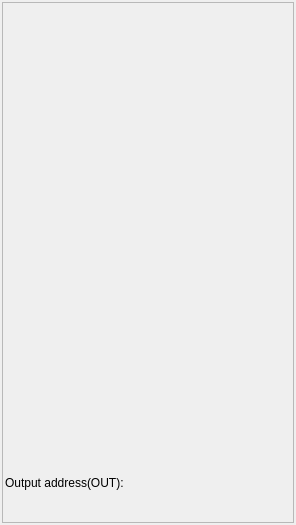
<?xml version="1.0" encoding="UTF-8"?>
<ui version="4.0">
 <class>Form</class>
 <widget class="QWidget" name="Form">
  <property name="geometry">
   <rect>
    <x>0</x>
    <y>0</y>
    <width>296</width>
    <height>525</height>
   </rect>
  </property>
  <property name="windowTitle">
   <string>Form</string>
  </property>
  <layout class="QVBoxLayout" name="verticalLayout_3">
   <property name="spacing">
    <number>0</number>
   </property>
   <property name="leftMargin">
    <number>2</number>
   </property>
   <property name="topMargin">
    <number>2</number>
   </property>
   <property name="rightMargin">
    <number>2</number>
   </property>
   <property name="bottomMargin">
    <number>2</number>
   </property>
   <item>
    <widget class="QFrame" name="frame">
     <property name="frameShape">
      <enum>QFrame::StyledPanel</enum>
     </property>
     <property name="frameShadow">
      <enum>QFrame::Raised</enum>
     </property>
     <layout class="QVBoxLayout" name="verticalLayout_2">
      <property name="spacing">
       <number>0</number>
      </property>
      <property name="leftMargin">
       <number>2</number>
      </property>
      <property name="topMargin">
       <number>2</number>
      </property>
      <property name="rightMargin">
       <number>2</number>
      </property>
      <property name="bottomMargin">
       <number>2</number>
      </property>
      <item>
       <layout class="QVBoxLayout" name="verticalLayout" stretch="19,1,1">
        <property name="spacing">
         <number>0</number>
        </property>
        <item>
         <widget class="QEForm" name="qeform_18">
          <property name="sizePolicy">
           <sizepolicy hsizetype="Preferred" vsizetype="Preferred">
            <horstretch>0</horstretch>
            <verstretch>0</verstretch>
           </sizepolicy>
          </property>
          <property name="uiFile" stdset="0">
           <string>ppmacMrecStatus.ui</string>
          </property>
          <property name="variableSubstitutions" stdset="0">
           <string/>
          </property>
          <property name="handleGuiLaunchRequests">
           <bool>false</bool>
          </property>
          <property name="resizeContents">
           <bool>true</bool>
          </property>
         </widget>
        </item>
        <item>
         <widget class="QLabel" name="label_2">
          <property name="text">
           <string>Output address(OUT):</string>
          </property>
         </widget>
        </item>
        <item>
         <widget class="QELabel" name="qelabel_7">
          <property name="palette">
           <palette>
            <active>
             <colorrole role="WindowText">
              <brush brushstyle="SolidPattern">
               <color alpha="255">
                <red>0</red>
                <green>0</green>
                <blue>0</blue>
               </color>
              </brush>
             </colorrole>
             <colorrole role="Button">
              <brush brushstyle="SolidPattern">
               <color alpha="255">
                <red>224</red>
                <green>220</green>
                <blue>218</blue>
               </color>
              </brush>
             </colorrole>
             <colorrole role="Text">
              <brush brushstyle="SolidPattern">
               <color alpha="255">
                <red>0</red>
                <green>0</green>
                <blue>0</blue>
               </color>
              </brush>
             </colorrole>
             <colorrole role="ButtonText">
              <brush brushstyle="SolidPattern">
               <color alpha="255">
                <red>0</red>
                <green>0</green>
                <blue>0</blue>
               </color>
              </brush>
             </colorrole>
             <colorrole role="Base">
              <brush brushstyle="SolidPattern">
               <color alpha="255">
                <red>224</red>
                <green>220</green>
                <blue>218</blue>
               </color>
              </brush>
             </colorrole>
             <colorrole role="Window">
              <brush brushstyle="SolidPattern">
               <color alpha="255">
                <red>224</red>
                <green>220</green>
                <blue>218</blue>
               </color>
              </brush>
             </colorrole>
             <colorrole role="PlaceholderText">
              <brush brushstyle="NoBrush">
               <color alpha="128">
                <red>0</red>
                <green>0</green>
                <blue>0</blue>
               </color>
              </brush>
             </colorrole>
            </active>
            <inactive>
             <colorrole role="WindowText">
              <brush brushstyle="SolidPattern">
               <color alpha="255">
                <red>0</red>
                <green>0</green>
                <blue>0</blue>
               </color>
              </brush>
             </colorrole>
             <colorrole role="Button">
              <brush brushstyle="SolidPattern">
               <color alpha="255">
                <red>224</red>
                <green>220</green>
                <blue>218</blue>
               </color>
              </brush>
             </colorrole>
             <colorrole role="Text">
              <brush brushstyle="SolidPattern">
               <color alpha="255">
                <red>0</red>
                <green>0</green>
                <blue>0</blue>
               </color>
              </brush>
             </colorrole>
             <colorrole role="ButtonText">
              <brush brushstyle="SolidPattern">
               <color alpha="255">
                <red>0</red>
                <green>0</green>
                <blue>0</blue>
               </color>
              </brush>
             </colorrole>
             <colorrole role="Base">
              <brush brushstyle="SolidPattern">
               <color alpha="255">
                <red>224</red>
                <green>220</green>
                <blue>218</blue>
               </color>
              </brush>
             </colorrole>
             <colorrole role="Window">
              <brush brushstyle="SolidPattern">
               <color alpha="255">
                <red>224</red>
                <green>220</green>
                <blue>218</blue>
               </color>
              </brush>
             </colorrole>
             <colorrole role="PlaceholderText">
              <brush brushstyle="NoBrush">
               <color alpha="128">
                <red>0</red>
                <green>0</green>
                <blue>0</blue>
               </color>
              </brush>
             </colorrole>
            </inactive>
            <disabled>
             <colorrole role="WindowText">
              <brush brushstyle="SolidPattern">
               <color alpha="255">
                <red>0</red>
                <green>0</green>
                <blue>0</blue>
               </color>
              </brush>
             </colorrole>
             <colorrole role="Button">
              <brush brushstyle="SolidPattern">
               <color alpha="255">
                <red>224</red>
                <green>220</green>
                <blue>218</blue>
               </color>
              </brush>
             </colorrole>
             <colorrole role="Text">
              <brush brushstyle="SolidPattern">
               <color alpha="255">
                <red>0</red>
                <green>0</green>
                <blue>0</blue>
               </color>
              </brush>
             </colorrole>
             <colorrole role="ButtonText">
              <brush brushstyle="SolidPattern">
               <color alpha="255">
                <red>0</red>
                <green>0</green>
                <blue>0</blue>
               </color>
              </brush>
             </colorrole>
             <colorrole role="Base">
              <brush brushstyle="SolidPattern">
               <color alpha="255">
                <red>224</red>
                <green>220</green>
                <blue>218</blue>
               </color>
              </brush>
             </colorrole>
             <colorrole role="Window">
              <brush brushstyle="SolidPattern">
               <color alpha="255">
                <red>224</red>
                <green>220</green>
                <blue>218</blue>
               </color>
              </brush>
             </colorrole>
             <colorrole role="PlaceholderText">
              <brush brushstyle="NoBrush">
               <color alpha="128">
                <red>0</red>
                <green>0</green>
                <blue>0</blue>
               </color>
              </brush>
             </colorrole>
            </disabled>
           </palette>
          </property>
          <property name="font">
           <font>
            <weight>50</weight>
            <bold>false</bold>
           </font>
          </property>
          <property name="alignment">
           <set>Qt::AlignLeading|Qt::AlignLeft|Qt::AlignVCenter</set>
          </property>
          <property name="indent">
           <number>6</number>
          </property>
          <property name="variable" stdset="0">
           <string>$(MOTOR).OUT</string>
          </property>
          <property name="displayAlarmState" stdset="0">
           <bool>false</bool>
          </property>
         </widget>
        </item>
       </layout>
      </item>
     </layout>
    </widget>
   </item>
  </layout>
 </widget>
 <customwidgets>
  <customwidget>
   <class>QEForm</class>
   <extends>QWidget</extends>
   <header>QEForm.h</header>
  </customwidget>
  <customwidget>
   <class>QELabel</class>
   <extends>QLabel</extends>
   <header>QELabel.h</header>
  </customwidget>
 </customwidgets>
 <resources/>
 <connections/>
</ui>
